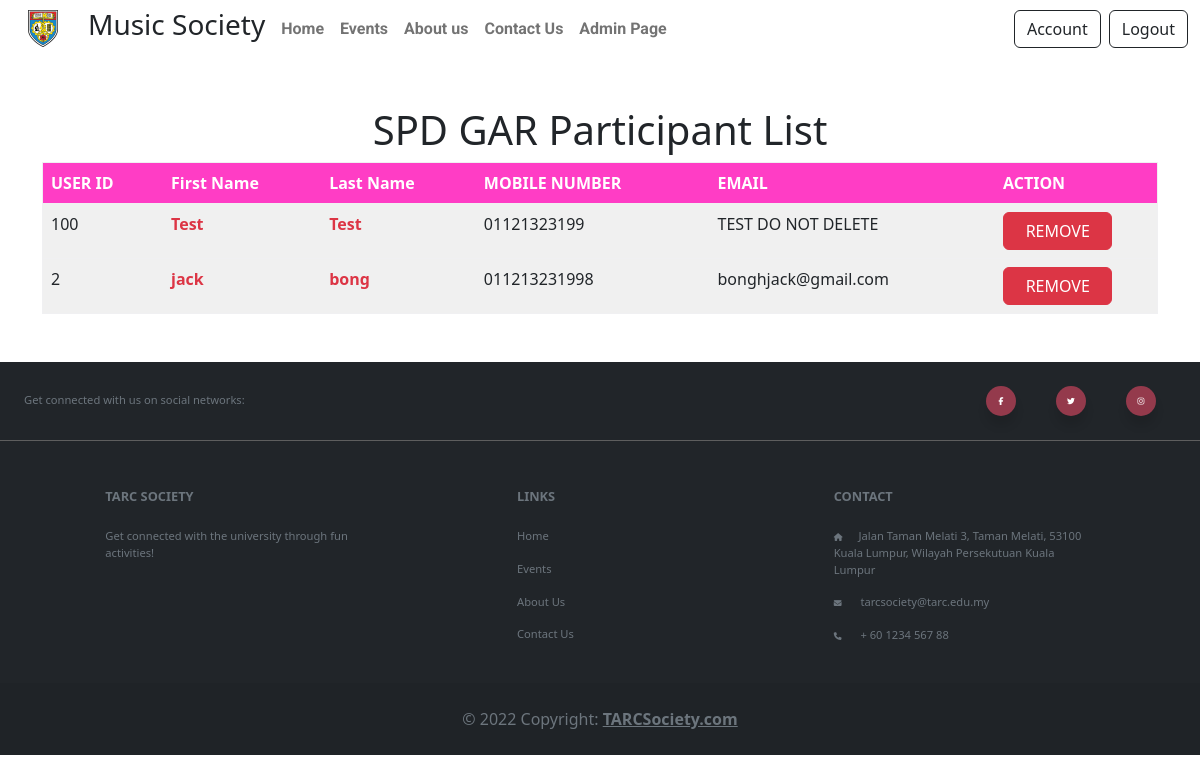
Page /event-participant.php?Event_ID=3 (signed in) on the committed database.
### tables this page shows
CREATE TABLE `event` (
  `Event_ID` int(11) NOT NULL,
  `Event_Name` varchar(50) NOT NULL,
  `Event_Image` mediumblob NOT NULL,
  `Event_Desc` longtext NOT NULL,
  `Date` date NOT NULL,
  `Time` time NOT NULL,
  `Location` varchar(30) NOT NULL,
  `Price` double NOT NULL,
  `Seat` int(255) NOT NULL
);

CREATE TABLE `user` (
  `User_ID` int(11) NOT NULL,
  `First_Name` varchar(30) NOT NULL,
  `Last_Name` varchar(30) NOT NULL,
  `Email` varchar(30) DEFAULT NULL,
  `Mobile_Number` varchar(30) NOT NULL,
  `Password` varchar(30) NOT NULL
);

### event-participant.php (the view, shortened to what this page needs)
<?php
require("PHP_modules/conn.php");
?>
<!DOCTYPE html>
<html lang="en">
<head>
    <link rel="stylesheet" href="CSS/main.css">
    <link rel="stylesheet" href="https://cdn.jsdelivr.net/npm/bootstrap@5.2.0/dist/css/bootstrap.min.css">
</head>
<body>
    <?php require("PHP_modules/Navigation.php") ?>
    <?php
    $sql = "SELECT * FROM Booking WHERE Event_ID=" . $_GET["Event_ID"];
    $result = $mysqli->query($sql);
    $sql="SELECT * FROM event WHERE Event_ID=". $_GET["Event_ID"];
    $eventResult = $mysqli->query($sql);
    $eventRow = $eventResult->fetch_assoc();
    ?>
    <h1 class="text-center mt-5"><?php echo $eventRow['Event_Name'] ?> Participant List</h1>
    <div class="booking-list container mb-5">
        <table class="table table" style="border:1px solid #f0f0f2">
            <tbody>
                <tr class="text-white" style="background-color: #ff3dc5;">
                    <th class="fw-bold">USER ID</th>
                    <td class="fw-bold">First Name</td>
                    <td class="fw-bold">Last Name</td>
                    <td class="fw-bold">MOBILE NUMBER</td>
                    <td class="fw-bold">EMAIL</td>
                    <td class="fw-bold">ACTION</td>
                </tr>
                <?php
                for ($i = 0; $i < mysqli_num_rows($result); $i++) {
                    $row = $result->fetch_assoc();
                    $sql = "SELECT * FROM user WHERE User_ID=" . $row["User_ID"];
                    $userResult = $mysqli->query($sql);
                    $userRow = $userResult->fetch_assoc();
                    echo ('<tr style="background-color:#f0f0f0;">
                        <td>'. $userRow['User_ID'] .'</td>
                        <td class="fw-semibold text-danger">'. $userRow['First_Name'] .'</td>
                        <td class="fw-semibold text-danger">'. $userRow['Last_Name'] .'</td>
                        <td class="fw-light">'. $userRow['Mobile_Number'] .'</td>
                        <td class="fw-light">'. $userRow['Email'] .'</td>
                        <form action="event-participant.php?Event_ID='. $_GET["Event_ID"] .'" method="POST">
                        <td><input type="submit" name="del-sub" value="REMOVE" class="btn btn-danger w-75"></td>
                        <input type="text" name="userID" value="'. $row['User_ID'] .'" style="display:none">
                        </form>
                    </tr>');
                }
                ?>
            </tbody>
        </table>
    </div>
    <?php require("PHP_modules/footer.php") ?>
</body>
</html>

### CSS/main.css (style rules this page uses)
@media only screen and (min-width: 992px) { h1 { font-size: 10.0rem; } }
@media only screen and (max-width: 1400px) { h1 { font-size: 1.0rem; } }

### rows in the picture
event: Event_Name "SPD GAR"
user: User_ID "100", First_Name "Test", Last_Name "Test", Mobile_Number "01121323199", Email "TEST DO NOT DELETE"
user: User_ID "2", First_Name "jack", Last_Name "bong", Mobile_Number "011213231998", Email "bonghjack@gmail.com"
